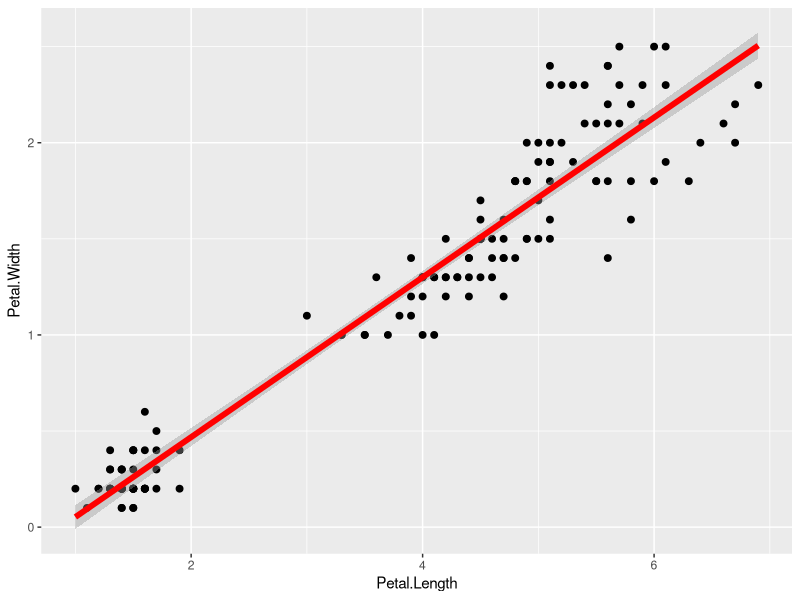
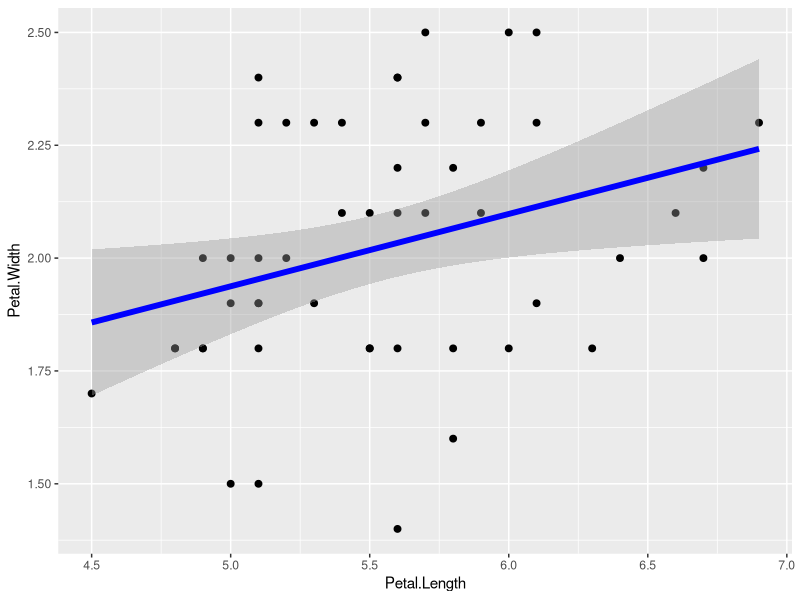

Reproduce these figures in R, in order.
library(tidyverse)

iris

ggplot(data = iris, aes(x = Petal.Length, y = Petal.Width)) +
  geom_point(size = 2) +
  geom_smooth(method = "lm", size = 2, color = "red")


cor(iris$Petal.Length, iris$Petal.Width, use = "complete.obs")


Iris_Length_Width <-
  lm(Petal.Length ~ Petal.Width, data = iris)

summary(Iris_Length_Width)

virginica <- filter(iris, Species == "virginica")

virginica

ggplot(data = virginica, aes(x = Petal.Length, y = Petal.Width)) +
  geom_point(size = 2) +
  geom_smooth(method = "lm", size = 2, color = "blue")


cor(virginica$Petal.Length, virginica$Petal.Width, use = "complete.obs")

Virginica_Length_Width <-
  lm(Petal.Length ~ Petal.Width, data = virginica)

summary(Virginica_Length_Width)

